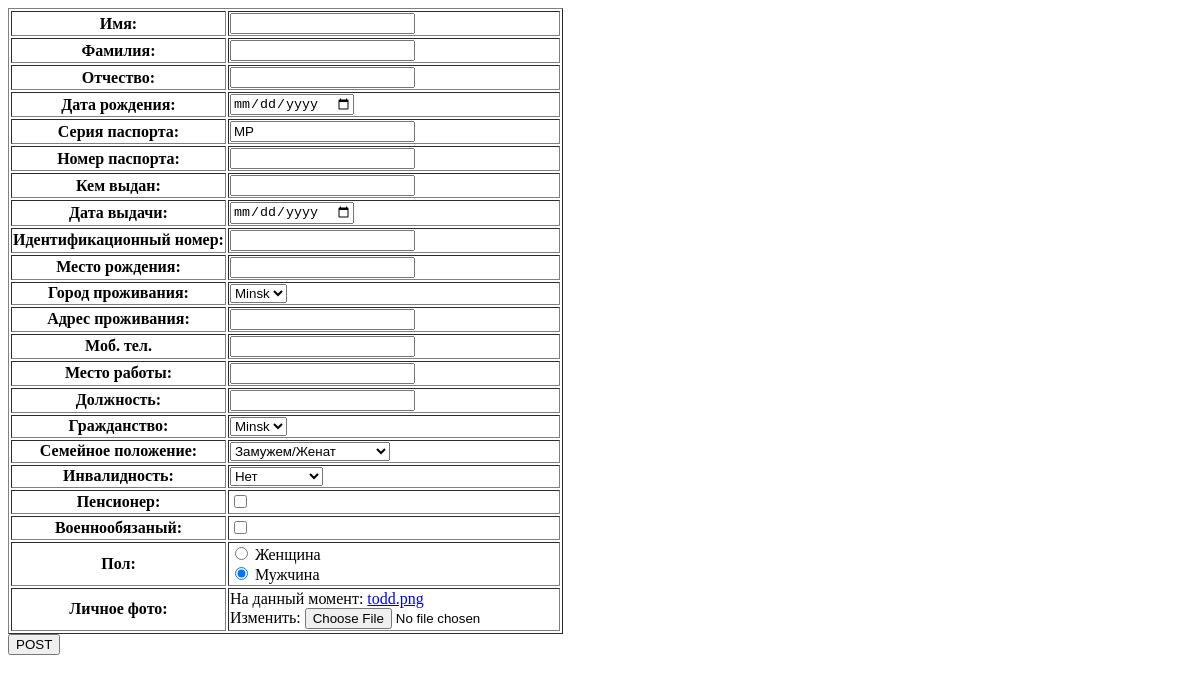
Page /profile/update/ (signed in) on the earlier database version.
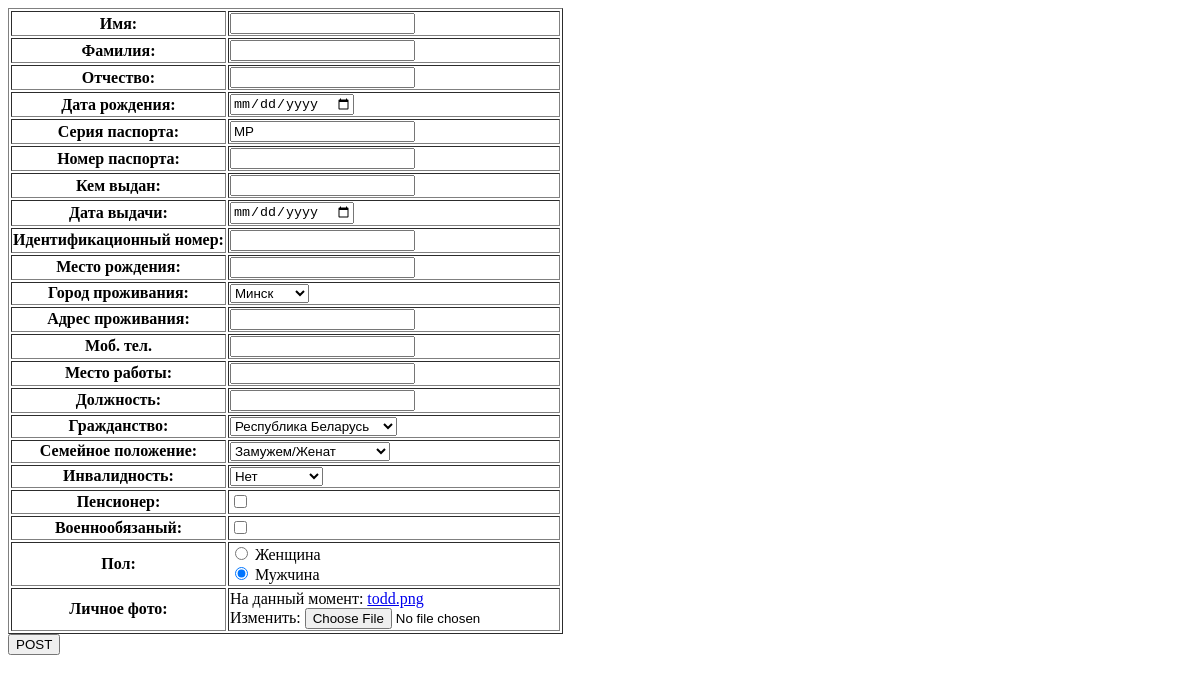
Same page on the later database version.
### Bank/models.py (models this page shows)
class Citizenship(models.Model):
    citizenship = models.CharField(max_length=60, unique=False, blank=False, verbose_name='Гражданство')
    class Meta:
        verbose_name_plural = "Citizenship"
    def __str__(self):
        return self.citizenship

### Bank/views.py (the view)
# urls.py: path('profile/update/', views.update_profile, name="update"),
def update_profile(request):
    if request.user.is_authenticated:
        try:
            p = request.user
            form = ProfileForm(request.POST or None, instance=p.profile)
            image = ImageForm(request.POST, request.FILES, instance=p.profile)
        except Profile.DoesNotExist:
            p = Profile(user=request.user)
            form = ProfileForm(request.POST or None, instance=p)
            image = ImageForm(request.POST, request.FILES, instance=p)
        if request.method == 'POST':
            if form.is_valid():
                form.save()
                image.save()
                messages.success(request, f'Your account has been updated')
                return redirect('profile')
    else:
        messages.error(request, 'You should login first')
        return redirect('index')
    return render(request, "../templates/update_profile.html", {'form': form})

### Bank/models.py (called while the page is built)
    def __str__(self):
        return self.city

### templates/update_profile.html (shortened to what this page needs)
<!DOCTYPE html>
<html lang="en">
<head>
</head>
<body>
    <form method="post" enctype="multipart/form-data">{% csrf_token%}
        <table border="1">
            {{ form.as_table }}
        </table>
        <button type="submit">POST</button>
    </form>
</body>
</html>

Differences in the rows shown:
changed Citizenship: citizenship "Minsk" → "Республика Беларусь"
Other differences:
form field city_projivaniya: "Minsk" → "Минск"
